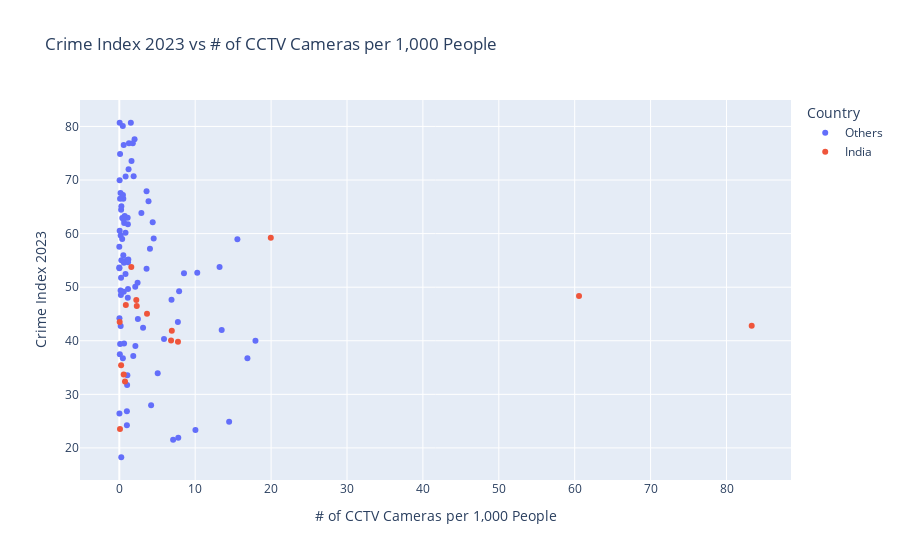

Notebook code cell kept with this figure:
### Code cell
import numpy as np
import pandas as pd
pd.options.mode.chained_assignment = None  
import plotly.graph_objs as go
import plotly.express as px
from plotly.offline import init_notebook_mode
init_notebook_mode(connected=True)

### Figure 1 — Plotly figure (JSON) as saved in the notebook; plotly's stock layout.template omitted (floating-point values rounded to 4 significant figures)
{"data": [{"customdata": [["Côte d'Ivoire"], ["Nigeria"], ["Ethiopia"], ["Egypt"], ["Turkey"], ["Madagascar"], ["Paraguay"], ["Iraq"], ["Thailand"], ["Spain"], ["Indonesia"], ["Brazil"], ["Germany"], ["Colombia"], ["Brazil"], ["Argentina"], ["South Korea"], ["Egypt"], ["Brazil"], ["South Africa"], ["Morocco"], ["Bangladesh"], ["Brazil"], ["Senegal"], ["Tanzania"], ["Bangladesh"], ["Cameroon"], ["South Africa"], ["South Africa"], ["Pakistan"], ["Brazil"], ["Japan"], ["Mexico"], ["Vietnam"], ["Vietnam"], ["Hong Kong"], ["Nigeria"], ["Turkey"], ["Indonesia"], ["South Africa"], ["Afghanistan"], ["Uganda"], ["Nigeria"], ["Pakistan"], ["Sudan"], ["Malaysia"], ["Nigeria"], ["Pakistan"], ["Peru"], ["United Kingdom"], ["United States"], ["Angola"], ["Spain"], ["Philippines"], ["Iran"], ["Colombia"], ["Australia"], ["Mexico"], ["Mexico"], ["Canada"], ["Russia"], ["Kenya"], ["United States"], ["Japan"], ["Burkina Faso"], ["France "], ["Nigeria"], ["Brazil"], ["Mexico"], ["Brazil"], ["Brazil"], ["Saudi Arabia"], ["Italy"], ["Brazil"], ["Yemen"], ["Chile"], ["Dominican Republic"], ["Brazil"], ["South Korea"], ["Singapore "], ["Russia"], ["Australia"], ["Iran"], ["Israel"], ["Japan"], ["Canada"], ["Taiwan"], ["Myanmar"]], "hovertemplate": "City: %{hovertext}<br>Country: %{customdata[0]}<br>Crime Index 2023: %{x}<br># of CCTV Cameras per 1,000 People: %{y}", "hovertext": ["Abidjan", "Abuja", "Addis Ababa", "Alexandria", "Ankara", "Antananarivo", "Asuncion", "Baghdad", "Bangkok", "Barcelona", "Bekasi", "Belo Horizonte", "Berlin", "Bogotá", "Brasilia", "Buenos Aires", "Busan", "Cairo", "Campinas", "Cape Town", "Casablanca", "Chittagong", "Curitiba", "Dakar", "Dar Es Salaam", "Dhaka", "Douala", "Durban", "Ekurhuleni", "Faisalabad", "Fortaleza", "Fukuoka", "Guadalajara", "Hanoi", "Ho Chi Minh City", "Hong Kong", "Ibadan", "Istanbul", "Jakarta", "Johannesburg", "Kabul", "Kampala", "Kano", "Karachi", "Khartoum", "Kuala Lumpur", "Lagos", "Lahore", "Lima", "London", "Los Angeles", "Luanda", "Madrid", "Manila", "Mashhad", "Medellín", "Melbourne", "Mexico City", "Monterrey", "Montréal", "Moscow", "Nairobi", "New York", "Osaka", "Ouagadougou", "Paris", "Port Harcourt", "Porto Alegre", "Puebla", "Recife", "Rio de Janeiro", "Riyadh", "Rome", "Salvador", "Sanaa", "Santiago", "Santo Domingo", "São Paulo", "Seoul", "Singapore", "St. Petersburg", "Sydney", "Tehran", "Tel Aviv", "Tokyo", "Toronto", "Xinbei (New Taipei City)", "Yangon"], "legendgroup": "blue", "marker": {"color": "#636efa", "symbol": "circle"}, "mode": "markers", "name": "Others", "orientation": "v", "showlegend": true, "type": "scatter", "x": [0.18, 0.01, 0.59, 0.02, 2.12, 0.39, 0.23, 15.56, 5.89, 2.41, 0.07, 2.91, 7.72, 3.85, 0.82, 1.1, 10.03, 2.1, 0.53, 1.61, 0.98, 0.24, 0.64, 0.18, 0, 0.71, 0.1, 0.05, 0.56, 0.11, 1.27, 0.26, 4.4, 1.84, 8.52, 7.09, 0, 6.88, 0.82, 1.52, 0.46, 0.61, 1.15, 0.27, 0.63, 0.58, 0.16, 0.47, 1.89, 13.21, 10.27, 0.1, 4.19, 0.27, 0.17, 1.19, 2.45, 3.59, 1.12, 1.03, 16.88, 0.38, 7.88, 1.06, 0.21, 4.04, 0.04, 1.22, 4.53, 0.58, 2.01, 0.02, 3.59, 1.78, 0.05, 1.13, 0.48, 0.83, 14.47, 17.94, 13.49, 5.06, 0.53, 1, 1, 3.13, 7.77, 1.15], "xaxis": "x", "y": [59.66, 53.54, 49.17, 44.2, 39.01, 62.92, 51.77, 58.93, 40.32, 50.84, 37.47, 63.83, 43.48, 66.06, 60.15, 62.95, 23.33, 50.07, 66.5, 73.56, 55.07, 64.43, 62, 42.77, 57.53, 63.3, 74.87, 80.69, null, 39.4, 76.87, 18.26, 62.14, 37.16, 52.62, 21.53, 53.69, 47.64, 52.48, 80.67, 80.09, 54.55, 54.66, 55.03, 39.48, 62.61, 67.56, 36.75, 70.7, 53.78, 52.68, 66.51, 27.96, 65.11, 49.38, 55.19, 44.06, 67.89, 48.02, 31.75, 36.75, 59, 49.26, 33.55, 48.53, 57.18, 69.95, 72.01, 59.07, 76.52, 77.62, 26.42, 53.45, 76.88, 60.51, 61.74, 67.22, 70.68, 24.87, 40.02, 42.01, 33.95, 55.96, 26.85, 24.22, 42.45, 21.89, 49.64], "yaxis": "y"}, {"customdata": [["India"], ["India"], ["India"], ["India"], ["India"], ["India"], ["India"], ["India"], ["India"], ["India"], ["India"], ["India"], ["India"], ["India"], ["India"], ["India"]], "hovertemplate": "City: %{hovertext}<br>Country: %{customdata[0]}<br>Crime Index 2023: %{x}<br># of CCTV Cameras per 1,000 People: %{y}", "hovertext": ["Ahmedabad", "Bangalore", "Chennai", "Delhi", "Hyderabad", "Indore", "Jaipur", "Kanpur", "Kochi", "Kolkata", "Kozhikode", "Lucknow", "Mumbai", "Pune", "Surat", "Thrissur"], "legendgroup": "orange", "marker": {"color": "#EF553B", "symbol": "circle"}, "mode": "markers", "name": "India", "orientation": "v", "showlegend": true, "type": "scatter", "x": [0.75, 1.58, 7.73, 19.96, 83.32, 60.57, 0.24, 2.24, 6.82, 0.86, 0.05, 2.3, 3.65, 6.92, 0.58, 0.09], "xaxis": "x", "y": [32.39, 53.76, 39.81, 59.23, 42.82, 48.37, 35.42, 47.6, 40.04, 46.69, 43.52, 46.47, 45.04, 41.86, 33.7, 23.55], "yaxis": "y"}], "layout": {"autosize": true, "legend": {"title": {"text": "Country"}, "tracegroupgap": 0}, "title": {"text": "Crime Index 2023 vs # of CCTV Cameras per 1,000 People"}, "xaxis": {"anchor": "y", "autorange": true, "domain": [0, 1], "range": [-5.064, 88.38], "title": {"text": "# of CCTV Cameras per 1,000 People"}, "type": "linear"}, "yaxis": {"anchor": "x", "autorange": true, "domain": [0, 1], "range": [13.86, 85.09], "title": {"text": "Crime Index 2023"}, "type": "linear"}}}
